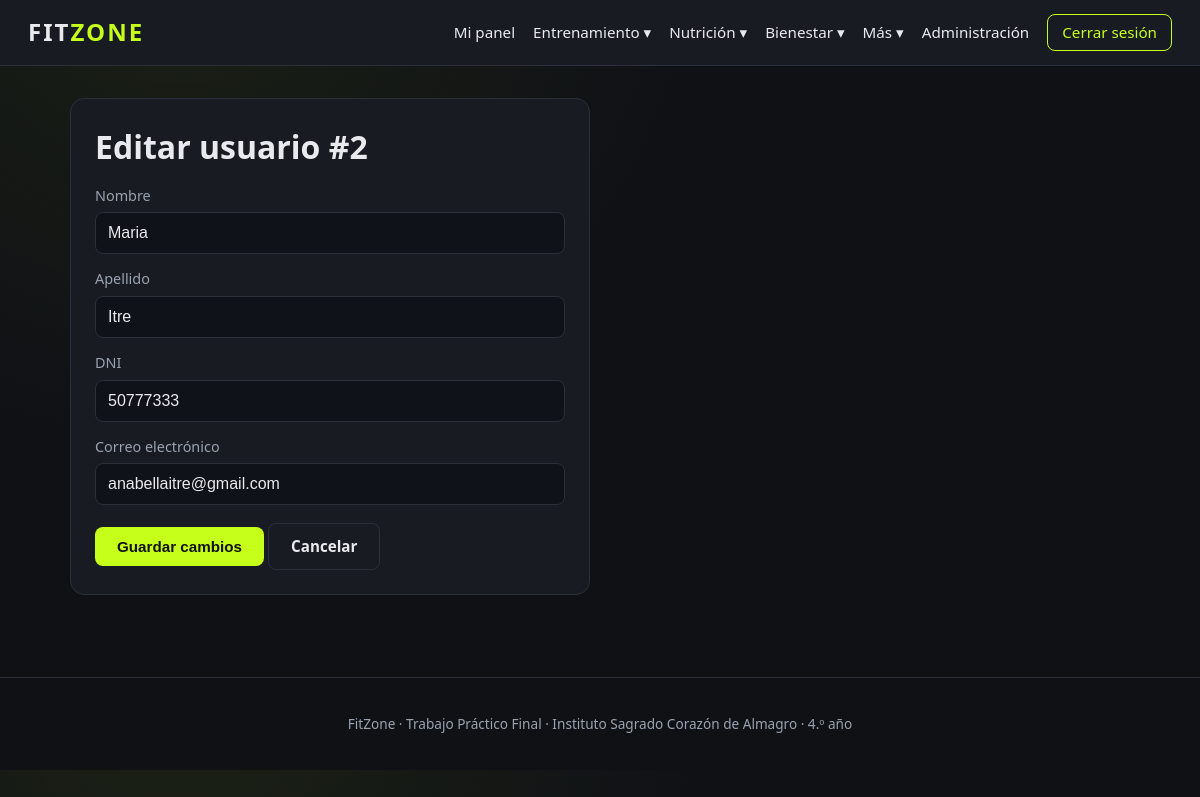
The page /editar_usuario.php?id=2 (signed in) on the database its author committed.
### tables this page shows
CREATE TABLE `usuarios` (
  `id` int(10) UNSIGNED NOT NULL COMMENT 'Identificador unico del usuario',
  `nombre` varchar(80) NOT NULL COMMENT 'Nombre',
  `apellido` varchar(80) NOT NULL COMMENT 'Apellido',
  `dni` varchar(20) NOT NULL COMMENT 'Documento de identidad (unico)',
  `email` varchar(254) NOT NULL COMMENT 'Correo electronico (unico)',
  `password_hash` varchar(255) NOT NULL COMMENT 'Contrasena cifrada con password_hash()',
  `rol` enum('usuario','admin') NOT NULL DEFAULT 'usuario' COMMENT 'Rol de acceso',
  `creado_en` timestamp NOT NULL DEFAULT current_timestamp() COMMENT 'Fecha y hora de creacion de la cuenta',
  `archivado_en` datetime DEFAULT NULL COMMENT 'Fecha de archivado (NULL = cuenta activa)'
);

### includes/funciones.php (called while the page is built, shortened)
<?php
function escapar(?string $valor): string
{
    return htmlspecialchars((string)$valor, ENT_QUOTES, 'UTF-8');
}

### editar_usuario.php (the view, shortened to what this page needs)
<?php
require_once __DIR__ . '/conexion.php';
require_once __DIR__ . '/includes/funciones.php';
$id = filter_input(INPUT_GET, 'id', FILTER_VALIDATE_INT);
$stmt = $conexion->prepare(
    'SELECT id, nombre, apellido, dni, email
     FROM usuarios WHERE id = :id AND archivado_en IS NULL LIMIT 1'
);
$stmt->execute(['id' => $id]);
$usuario = $stmt->fetch();
$nombre   = $usuario['nombre'];
$apellido = $usuario['apellido'];
$dni      = $usuario['dni'];
$email    = $usuario['email'];
require __DIR__ . '/includes/header.php';
?>
<section class="tarjeta formulario">
    <h1>Editar usuario #<?= (int)$id ?></h1>
    <form action="editar_usuario.php?id=<?= (int)$id ?>" method="POST" novalidate>
        <label for="nombre">Nombre</label>
        <input type="text" id="nombre" name="nombre" maxlength="80" required value="<?= escapar($nombre) ?>">
        <label for="apellido">Apellido</label>
        <input type="text" id="apellido" name="apellido" maxlength="80" required value="<?= escapar($apellido) ?>">
        <label for="dni">DNI</label>
        <input type="text" id="dni" name="dni" inputmode="numeric" pattern="[0-9]{7,8}" maxlength="8" required value="<?= escapar($dni) ?>">
        <label for="email">Correo electrónico</label>
        <input type="email" id="email" name="email" maxlength="254" required value="<?= escapar($email) ?>">
        <button type="submit" class="btn">Guardar cambios</button>
        <a href="admin_usuarios.php" class="btn btn-sec">Cancelar</a>
    </form>
</section>
<?php require __DIR__ . '/includes/footer.php'; ?>

### css/estilos.css (style rules this page uses)
:root { --fondo: #0f1115; --superficie: #181b22; --borde: #2a2f3a; --texto: #e8eaed; --suave: #9aa3b2; --acento: #c6ff1a; --acento-osc: #9fd000; --peligro: #ff4d4d; --ok: #3ddc84; }
* { box-sizing: border-box; }
html { scroll-behavior: smooth; }
[id] { scroll-margin-top: 90px; }
body { margin: 0; font-family: 'Segoe UI', Arial, sans-serif; background: radial-gradient(circle at 15% -10%, rgba(198,255,26,.07), transparent 40%), var(--fondo); color: var(--texto); line-height: 1.5; }
a { color: var(--acento); }
h1 { font-size: 2rem; margin: 0 0 8px; }
.tarjeta { background: var(--superficie); border: 1px solid var(--borde); border-radius: 14px; padding: 24px; margin-bottom: 22px; transition: border-color .2s, transform .2s; }
.formulario { max-width: 520px; }
label { display: block; margin: 14px 0 6px; font-size: .9rem; color: var(--suave); }
input, select { width: 100%; padding: 11px 12px; border-radius: 8px; border: 1px solid var(--borde); background: #0f1218; color: var(--texto); font-size: 1rem; }
.btn { display: inline-block; margin-top: 18px; padding: 11px 22px; border: 0; border-radius: 8px; background: var(--acento); color: #111; font-weight: 700; font-size: .95rem; cursor: pointer; text-decoration: none; }
.btn-sec { background: transparent; color: var(--texto); border: 1px solid var(--borde); }

### rows shown on the page
usuarios: nombre "Maria", apellido "Itre", dni "50777333", email "anabellaitre@gmail.com"

### other values the page prints
$id "2"
